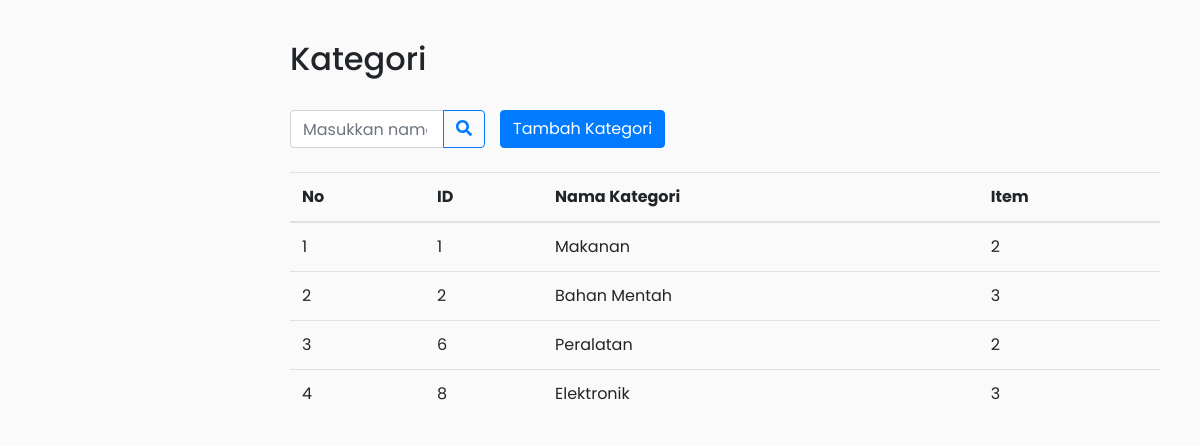
/category.php (signed in), run on the app's committed database.
### tables this page shows
CREATE TABLE `tbl_category` (
  `id` int(11) NOT NULL,
  `name` varchar(30) NOT NULL
);

### util/config.php (called while the page is built, shortened)
<?php
function getDbConnection()
{
    try {
        $db = new PDO('mysql:host='.HOST.';dbname='.DATABASE.'', USER, PASSWORD);
        return $db;
    } catch (PDOException $e) {
        return "Error!: " . $e->getMessage();
        die();
    }
}
?>

### category.php (the view, shortened to what this page needs)
<!DOCTYPE html>
<html>
<head>
    <link rel="stylesheet" href="https://stackpath.bootstrapcdn.com/bootstrap/4.1.0/css/bootstrap.min.css">
    <link rel="stylesheet" href="css/sidenav.css">
    <link rel="stylesheet" href="css/util.css">
    <link rel="stylesheet" href="https://cdnjs.cloudflare.com/ajax/libs/malihu-custom-scrollbar-plugin/3.1.5/jquery.mCustomScrollbar.min.css">
</head>
<body>
    <div class="wrapper">
        <div id="content">
            <h2>Kategori</h2><br>
            <div class="row">
                <div class="input-group col-md-3">
                    <input class="form-control py-2" type="search" onkeyup="searchCategory()" placeholder="Masukkan nama kategori" id="search-input">
                    <span class="input-group-append">
                        <button class="btn btn-outline-primary" type="button" onclick="searchCategory()">
                            <i class="fa fa-search"></i>
                        </button>
                    </span>
                </div>
                <button class="btn btn-primary" data-toggle="modal" id="btn-add">Tambah Kategori</button>
            </div><br>
            <table class="table table-hover" id="table-category">
                <thead>
                    <tr>
                        <th scope="col">No</th>
                        <th scope="col">ID</th>
                        <th scope="col">Nama Kategori</th>
                        <th scope="col">Item</th>
                    </tr>
                </thead>
                <tbody>
                    <?php
                    require_once('./util/config.php');
                    $queryAllCategories = getDbConnection()->query("SELECT * FROM tbl_category");
                    $no = 0;
                    while ($row = $queryAllCategories->fetch()) {
                        $queryCountTotalItems = getDbConnection()->prepare("SELECT COUNT(id) FROM tbl_item WHERE category_id = :categoryId");
                        $queryCountTotalItems->execute([
                            'categoryId' => $row['id']
                        ]);
                        $totalUsedByItem = $queryCountTotalItems->fetchColumn();
                        $no++;
                        echo "<tr>
                                <td>" . $no . "</td>
                                <td>" . $row['id'] . "</td>
                                <td>" . $row['name'] . "</td>
                                <td>" . $totalUsedByItem . "</td>
                            </tr>";
                    }
                    ?>
                </tbody>
            </table>
        </div>
    </div>
</body>
</html>

### css/sidenav.css (style rules this page uses)
body { font-family: 'Poppins', sans-serif; background: #fafafa; }
.wrapper { display: flex; width: 100%; }
#content { width: calc(100% - 250px); padding: 40px; min-height: 100vh; transition: all 0.3s; position: absolute; top: 0; right: 0; }

### data on the page
tbl_category: id "1", name "Makanan", totalUsedByItem "2"
tbl_category: id "2", name "Bahan Mentah", totalUsedByItem "3"
tbl_category: id "6", name "Peralatan", totalUsedByItem "2"
tbl_category: id "8", name "Elektronik", totalUsedByItem "3"
